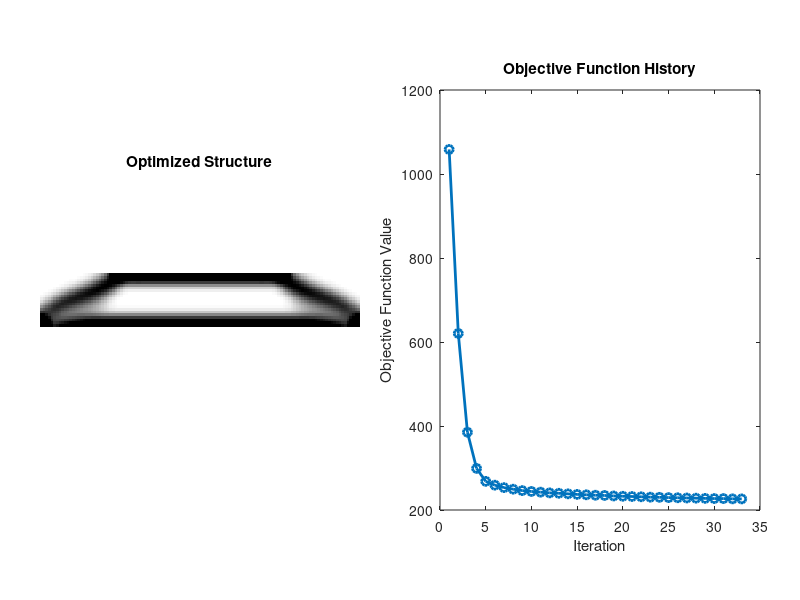
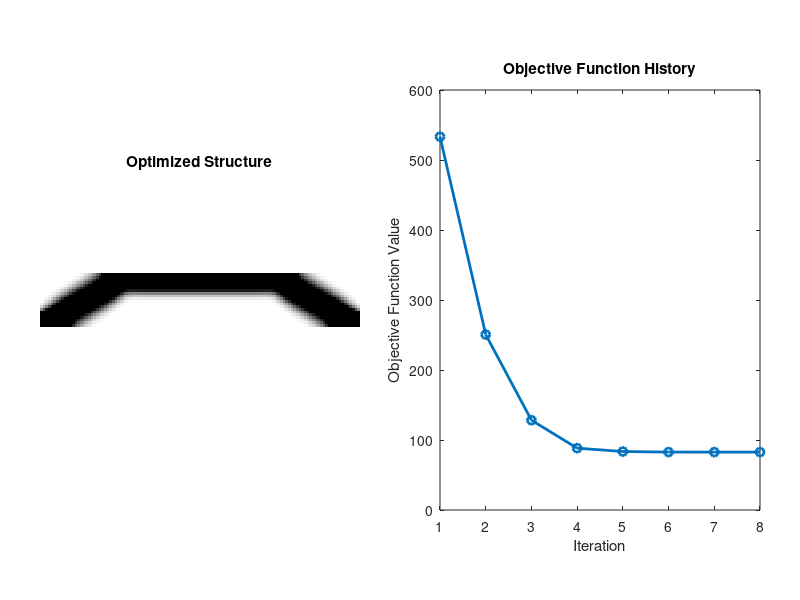
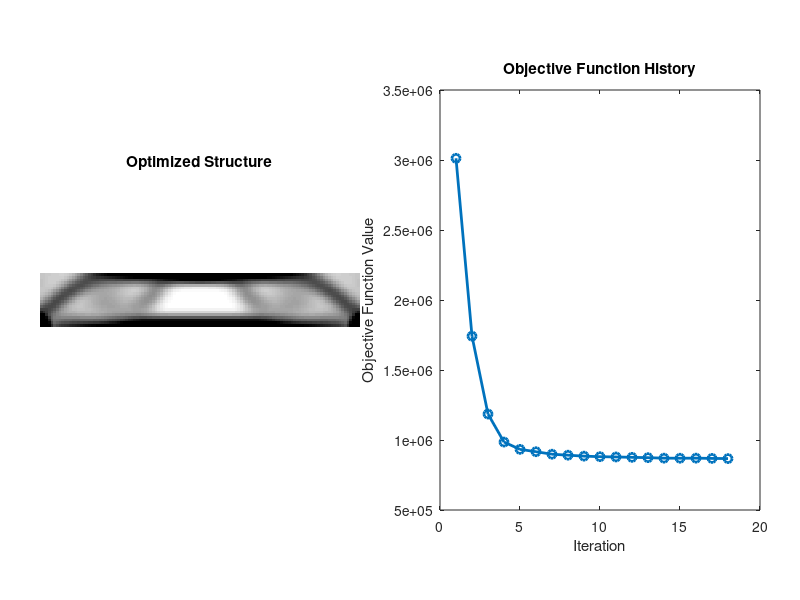
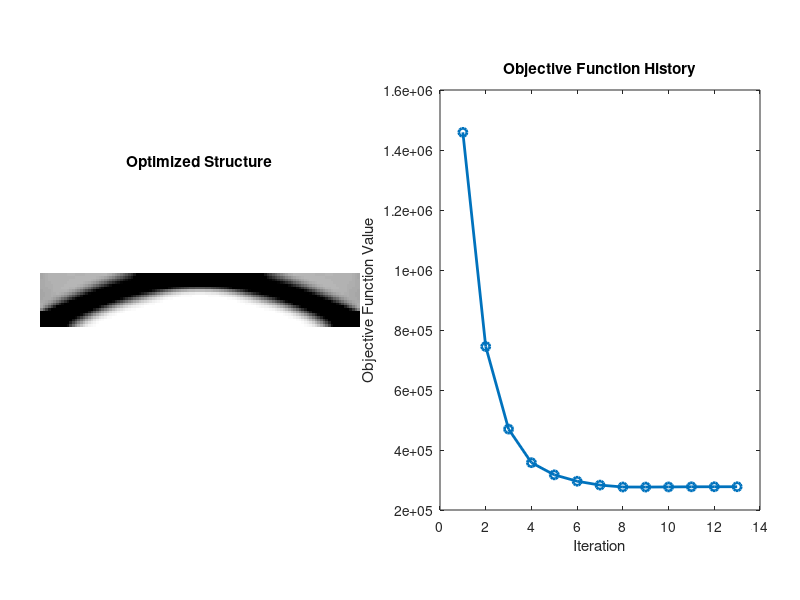

Recreate these plots in MATLAB, in order.
function problem2()
    %% FIXED PARAMETERS
    nelx = 120;      % Fixed number of elements along x-axis
    nely = 20;       % Fixed number of elements along y-axis
    volfrac = 0.5;   % Fixed volume fraction
    penal = 3;       % Fixed penalization factor
    rmin = 4.8;      % Fixed filter radius
    ft = 1;          % Fixed filter type (sensitivity filter)

    %% MATERIAL PROPERTIES
    E0 = 1;
    Emin = 1e-9;
    nu = 0.3;

    %% LOAD AND BOUNDARY CONDITIONS
    load_conditions = {'two_point_loads', 'distributed_load'};
    boundary_conditions = {'only_y', 'both_xy'};
    
    for lc = 1:2
        for bc = 1:2
            %% PREPARE FINITE ELEMENT ANALYSIS
            A11 = [12  3 -6 -3;  3 12  3  0; -6  3 12 -3; -3  0 -3 12];
            A12 = [-6 -3  0  3; -3 -6 -3 -6;  0 -3 -6  3;  3 -6  3 -6];
            B11 = [-4  3 -2  9;  3 -4 -9  4; -2 -9 -4 -3;  9  4 -3 -4];
            B12 = [ 2 -3  4 -9; -3  2  9 -2;  4  9  2  3; -9 -2  3  2];
            KE = 1/(1-nu^2)/24*([A11 A12;A12' A11]+nu*[B11 B12;B12' B11]);
            nodenrs = reshape(1:(1+nelx)*(1+nely),1+nely,1+nelx);
            edofVec = reshape(2*nodenrs(1:end-1,1:end-1)+1,nelx*nely,1);
            edofMat = repmat(edofVec,1,8)+repmat([0 1 2*nely+[2 3 0 1] -2 -1],nelx*nely,1);
            iK = reshape(kron(edofMat,ones(8,1))',64*nelx*nely,1);
            jK = reshape(kron(edofMat,ones(1,8))',64*nelx*nely,1);

            %% DEFINE LOADS
            F = sparse(2*(nely+1)*(nelx+1), 1);
            U = zeros(2*(nely+1)*(nelx+1),1);
            if strcmp(load_conditions{lc}, 'two_point_loads')
                F(2*(nelx/4)*(nely+1)+2,1) = -1;
                F(2*(3*nelx/4)*(nely+1)+2,1) = -1;
            elseif strcmp(load_conditions{lc}, 'distributed_load')
                for i = 1:nelx+1
                    F(2*(i-1)*(nely+1)+2, 1) = 1;
                end
            end

            %% DEFINE SUPPORTS
            if strcmp(boundary_conditions{bc}, 'only_y')
                fixeddofs = [2*(nely+1), 2*(nelx+1)*(nely+1)];
            elseif strcmp(boundary_conditions{bc}, 'both_xy')
                fixeddofs = [2*(nely+1)-1, 2*(nely+1), 2*(nelx+1)*(nely+1)-1, 2*(nelx+1)*(nely+1)];
            end

            alldofs = 1:2*(nely+1)*(nelx+1);
            freedofs = setdiff(alldofs, fixeddofs);

            %% PREPARE FILTER
            iH = ones(nelx*nely*(2*(ceil(rmin)-1)+1)^2,1);
            jH = ones(size(iH));
            sH = zeros(size(iH));
            k = 0;
            for i1 = 1:nelx
                for j1 = 1:nely
                    e1 = (i1-1)*nely+j1;
                    for i2 = max(i1-(ceil(rmin)-1),1):min(i1+(ceil(rmin)-1),nelx)
                        for j2 = max(j1-(ceil(rmin)-1),1):min(j1+(ceil(rmin)-1),nely)
                            e2 = (i2-1)*nely+j2;
                            k = k+1;
                            iH(k) = e1;
                            jH(k) = e2;
                            sH(k) = max(0,rmin-sqrt((i1-i2)^2+(j1-j2)^2));
                        end
                    end
                end
            end
            H = sparse(iH,jH,sH);
            Hs = sum(H,2);

            %% INITIALIZE ITERATION
            x = repmat(volfrac,nely,nelx);
            xPhys = x;
            loop = 0;
            change = 1;
            c_history = [];

            %% START ITERATION
            while change > 0.01
                loop = loop + 1;

                %% FE-ANALYSIS
                sK = reshape(KE(:)*(Emin+xPhys(:)'.^penal*(E0-Emin)),64*nelx*nely,1);
                K = sparse(iK,jK,sK); K = (K+K')/2;
                U(freedofs) = K(freedofs,freedofs)\F(freedofs);

                %% OBJECTIVE FUNCTION AND SENSITIVITY ANALYSIS
                ce = reshape(sum((U(edofMat)*KE).*U(edofMat),2),nely,nelx);
                c = sum(sum((Emin+xPhys.^penal*(E0-Emin)).*ce));
                dc = -penal*(E0-Emin)*xPhys.^(penal-1).*ce;
                dv = ones(nely,nelx);
                c_history = [c_history c];  % Store objective function value

                %% FILTERING/MODIFICATION OF SENSITIVITIES
                if ft == 1
                    dc(:) = H*(x(:).*dc(:))./Hs./max(1e-3,x(:));
                elseif ft == 2
                    dc(:) = H*(dc(:)./Hs);
                    dv(:) = H*(dv(:)./Hs);
                end

                %% OPTIMALITY CRITERIA UPDATE OF DESIGN VARIABLES AND PHYSICAL DENSITIES
                l1 = 0; l2 = 1e9; move = 0.2;
                while (l2-l1)/(l1+l2) > 1e-3
                    lmid = 0.5*(l2+l1);
                    xnew = max(0,max(x-move,min(1,min(x+move,x.*sqrt(-dc./dv/lmid)))));
                    if ft == 1
                        xPhys = xnew;
                    elseif ft == 2
                        xPhys(:) = (H*xnew(:))./Hs;
                    end
                    if sum(xPhys(:)) > volfrac*nelx*nely, l1 = lmid; else l2 = lmid; end
                end
                change = max(abs(xnew(:)-x(:)));
                x = xnew;
            end

           %% PLOT DENSITIES AND OBJECTIVE FUNCTION HISTORY
figure('Position', [100, 100, 1200, 500]);  % 增加图像的宽度，将整张图像拉长

% 调整结构图像的大小和位置
subplot('Position', [0.05, 0.15, 0.4, 0.7]);  % 调整位置和大小 [左, 下, 宽, 高]
colormap(gray);
imagesc(1-xPhys); 
caxis([0 1]); 
axis equal; 
axis off; 
title('Optimized Structure');

% 调整目标函数历史图像的大小和位置
subplot('Position', [0.55, 0.15, 0.4, 0.7]);  % 调整位置和大小 [左, 下, 宽, 高]
plot(1:loop, c_history, '-o', 'LineWidth', 2);  % 使用 -o 添加数据点标记
xlabel('Iteration');
ylabel('Objective Function Value');
title('Objective Function History');

% 保存图像
save_filename = sprintf('result_%s_%s_iter%d_obj%.4f.png', load_conditions{lc}, boundary_conditions{bc}, loop, c);
saveas(gcf, save_filename);
close all;
        end
    end
end